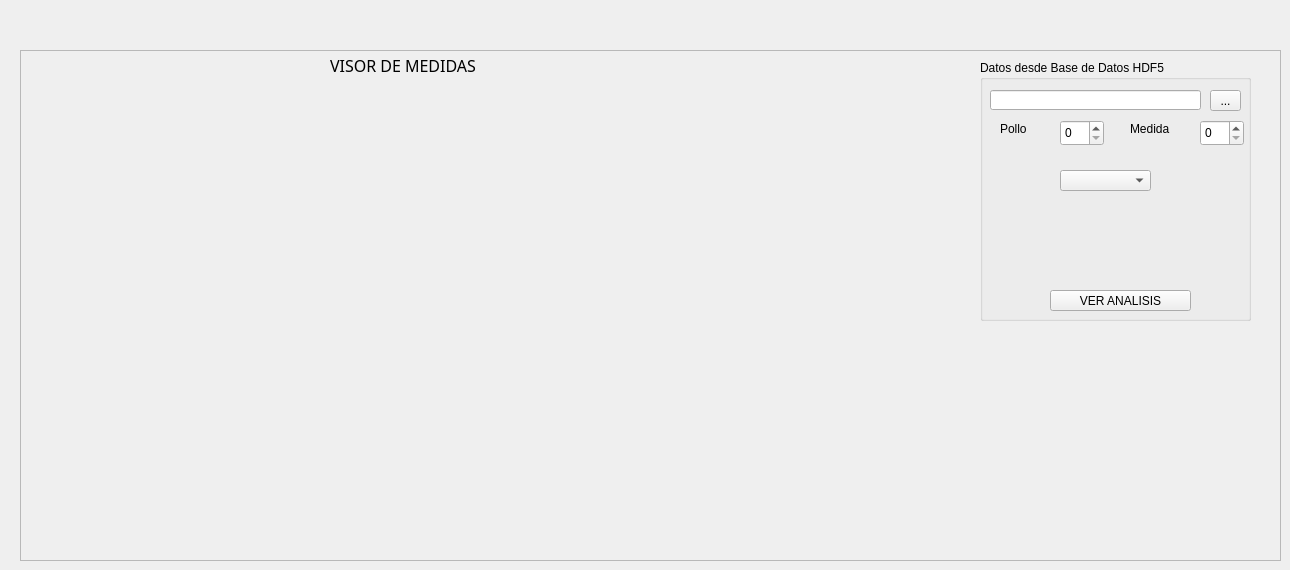
         <widget class="QWidget" name="analisis">
          <attribute name="title">
           <string>ANALISIS</string>
          </attribute>
          <widget class="QFrame" name="frame_14">
           <property name="geometry">
            <rect>
             <x>20</x>
             <y>50</y>
             <width>1261</width>
             <height>511</height>
            </rect>
           </property>
           <property name="frameShape">
            <enum>QFrame::StyledPanel</enum>
           </property>
           <property name="frameShadow">
            <enum>QFrame::Raised</enum>
           </property>
           <widget class="QWidget" name="verticalLayoutWidget_11">
            <property name="geometry">
             <rect>
              <x>10</x>
              <y>20</y>
              <width>921</width>
              <height>481</height>
             </rect>
            </property>
            <layout class="QVBoxLayout" name="mpl_11"/>
           </widget>
           <widget class="QLabel" name="label_161">
            <property name="geometry">
             <rect>
              <x>310</x>
              <y>0</y>
              <width>191</width>
              <height>31</height>
             </rect>
            </property>
            <property name="font">
             <font>
              <family>Courier 10 Pitch</family>
              <pointsize>12</pointsize>
              <weight>50</weight>
              <bold>false</bold>
             </font>
            </property>
            <property name="text">
             <string>VISOR DE MEDIDAS</string>
            </property>
           </widget>
           <widget class="QGroupBox" name="groupBox_60">
            <property name="geometry">
             <rect>
              <x>960</x>
              <y>10</y>
              <width>271</width>
              <height>261</height>
             </rect>
            </property>
            <property name="title">
             <string>Datos desde Base de Datos HDF5</string>
            </property>
            <widget class="QLineEdit" name="load_path_17">
             <property name="geometry">
              <rect>
               <x>10</x>
               <y>30</y>
               <width>211</width>
               <height>20</height>
              </rect>
             </property>
             <property name="readOnly">
              <bool>false</bool>
             </property>
            </widget>
            <widget class="QToolButton" name="toolButton_load_17">
             <property name="geometry">
              <rect>
               <x>230</x>
               <y>30</y>
               <width>31</width>
               <height>21</height>
              </rect>
             </property>
             <property name="text">
              <string>...</string>
             </property>
            </widget>
            <widget class="QSpinBox" name="spinBox_pollo_6">
             <property name="geometry">
              <rect>
               <x>80</x>
               <y>60</y>
               <width>44</width>
               <height>26</height>
              </rect>
             </property>
            </widget>
            <widget class="QLabel" name="label_167">
             <property name="geometry">
              <rect>
               <x>20</x>
               <y>60</y>
               <width>67</width>
               <height>17</height>
              </rect>
             </property>
             <property name="text">
              <string>Pollo</string>
             </property>
            </widget>
            <widget class="QLabel" name="label_168">
             <property name="geometry">
              <rect>
               <x>150</x>
               <y>60</y>
               <width>67</width>
               <height>17</height>
              </rect>
             </property>
             <property name="text">
              <string>Medida</string>
             </property>
            </widget>
            <widget class="QSpinBox" name="spinBox_medida_6">
             <property name="geometry">
              <rect>
               <x>220</x>
               <y>60</y>
               <width>44</width>
               <height>26</height>
              </rect>
             </property>
            </widget>
            <widget class="QPushButton" name="VER_ANALISIS">
             <property name="geometry">
              <rect>
               <x>70</x>
               <y>230</y>
               <width>141</width>
               <height>21</height>
              </rect>
             </property>
             <property name="text">
              <string>VER ANALISIS</string>
             </property>
            </widget>
            <widget class="QComboBox" name="comboBox_trazaA_4">
             <property name="geometry">
              <rect>
               <x>80</x>
               <y>110</y>
               <width>91</width>
               <height>21</height>
              </rect>
             </property>
             <property name="maxVisibleItems">
              <number>6</number>
             </property>
            </widget>
           </widget>
          </widget>
         </widget>
